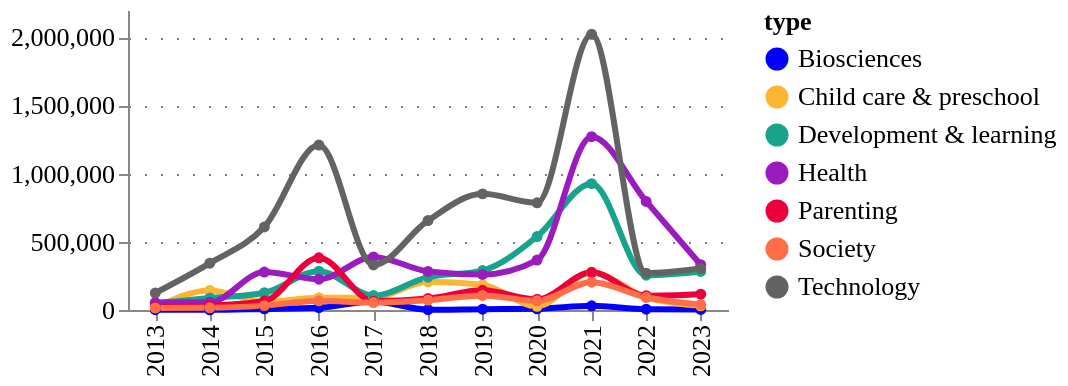

Notebook code for this chart:
### Code cell
fig = pu.ts_smooth(
    ts_df,
    ts_df['type'].unique(),
    variable= "amount",
    variable_title = "",
    category_column = 'type',
    width = 300,
    height = 150,
    legend_orient='right',
)
pu.configure_plots(fig)

### Figure 1 — Vega-Lite specification as saved in the notebook (floating-point values rounded to 4 significant figures)
{"config": {"title": {"font": "Averta", "anchor": "start"}, "subtitle": {"font": "Averta"}, "axis": {"labelFont": "Averta", "titleFont": "Averta", "gridColor": "grey", "gridDash": [1, 7], "labelFontSize": 13, "titleFontSize": 13}, "header": {"labelFont": "Averta", "titleFont": "Averta"}, "legend": {"labelFont": "Averta", "titleFont": "Averta", "labelFontSize": 13, "titleFontSize": 13}, "range": {"category": ["#0000FF", "#FDB633", "#18A48C", "#9A1BBE", "#EB003B", "#FF6E47", "#646363", "#0F294A", "#97D9E3", "#A59BEE", "#F6A4B7", "#D2C9C0", "#FFFFFF", "#000000"], "ordinal": {"scheme": ["#0000FF", "#FDB633", "#18A48C", "#9A1BBE", "#EB003B", "#FF6E47", "#646363", "#0F294A", "#97D9E3", "#A59BEE", "#F6A4B7", "#D2C9C0", "#FFFFFF", "#000000"]}}, "view": {"strokeWidth": 0}}, "data": {"name": "data-5db6ee0560f3a2022e73f62c25bf8854"}, "mark": {"type": "line", "interpolate": "monotone", "point": {"filled": true, "size": 30}, "size": 3, "strokeDash": [0]}, "encoding": {"color": {"field": "type", "legend": {"orient": "right"}, "scale": {}, "type": "nominal"}, "tooltip": [{"field": "year", "title": "Year", "type": "ordinal"}, {"field": "type", "type": "nominal"}, {"field": "amount", "format": ".3f", "title": "", "type": "quantitative"}], "x": {"field": "year", "title": "", "type": "ordinal"}, "y": {"field": "amount", "title": "", "type": "quantitative"}}, "height": 150, "title": {"anchor": "start", "text": "", "fontSize": 14, "subtitle": "", "subtitleFont": "Averta", "subtitleFontSize": 13}, "width": 300, "$schema": "https://vega.github.io/schema/vega-lite/v4.17.0.json", "datasets": {"data-5db6ee0560f3a2022e73f62c25bf8854": [{"year": 2013, "type": "Biosciences", "counts": 1, "counts_prop": 0.0, "amount": 2139.0, "amount_prop": 0.0}, {"year": 2014, "type": "Biosciences", "counts": 1, "counts_prop": 0.0, "amount": 1250.0, "amount_prop": 0.0}, {"year": 2015, "type": "Biosciences", "counts": 1, "counts_prop": 0.0, "amount": 8106.0, "amount_prop": 0.001}, {"year": 2016, "type": "Biosciences", "counts": 4, "counts_prop": 0.002, "amount": 16720.0, "amount_prop": 0.001}, {"year": 2017, "type": "Biosciences", "counts": 4, "counts_prop": 0.002, "amount": 63180.0, "amount_prop": 0.005}, {"year": 2018, "type": "Biosciences", "counts": 3, "counts_prop": 0.001, "amount": 2162.0, "amount_prop": 0.0}, {"year": 2019, "type": "Biosciences", "counts": 6, "counts_prop": 0.002, "amount": 6228.0, "amount_prop": 0.0}, {"year": 2020, "type": "Biosciences", "counts": 3, "counts_prop": 0.001, "amount": 8701.0, "amount_prop": 0.001}, {"year": 2021, "type": "Biosciences", "counts": 5, "counts_prop": 0.002, "amount": 30860.0, "amount_prop": 0.002}, {"year": 2022, "type": "Biosciences", "counts": 6, "counts_prop": 0.002, "amount": 5902.0, "amount_prop": 0.0}, {"year": 2023, "type": "Biosciences", "counts": 3, "counts_prop": 0.001, "amount": 3675.0, "amount_prop": 0.0}, {"year": 2013, "type": "Child care & preschool", "counts": 17, "counts_prop": 0.007, "amount": 15600.0, "amount_prop": 0.001}, {"year": 2014, "type": "Child care & preschool", "counts": 33, "counts_prop": 0.013, "amount": 143500.0, "amount_prop": 0.011}, {"year": 2015, "type": "Child care & preschool", "counts": 33, "counts_prop": 0.013, "amount": 59680.0, "amount_prop": 0.005}, {"year": 2016, "type": "Child care & preschool", "counts": 38, "counts_prop": 0.015, "amount": 90380.0, "amount_prop": 0.007}, {"year": 2017, "type": "Child care & preschool", "counts": 46, "counts_prop": 0.018, "amount": 89300.0, "amount_prop": 0.007}, {"year": 2018, "type": "Child care & preschool", "counts": 40, "counts_prop": 0.016, "amount": 206900.0, "amount_prop": 0.016}, {"year": 2019, "type": "Child care & preschool", "counts": 34, "counts_prop": 0.013, "amount": 184700.0, "amount_prop": 0.015}, {"year": 2020, "type": "Child care & preschool", "counts": 22, "counts_prop": 0.009, "amount": 26730.0, "amount_prop": 0.002}, {"year": 2021, "type": "Child care & preschool", "counts": 37, "counts_prop": 0.015, "amount": 274800.0, "amount_prop": 0.022}, {"year": 2022, "type": "Child care & preschool", "counts": 27, "counts_prop": 0.011, "amount": 92840.0, "amount_prop": 0.007}, {"year": 2023, "type": "Child care & preschool", "counts": 7, "counts_prop": 0.003, "amount": 31080.0, "amount_prop": 0.002}, {"year": 2013, "type": "Development & learning", "counts": 44, "counts_prop": 0.017, "amount": 49770.0, "amount_prop": 0.004}, {"year": 2014, "type": "Development & learning", "counts": 50, "counts_prop": 0.02, "amount": 87280.0, "amount_prop": 0.007}, {"year": 2015, "type": "Development & learning", "counts": 48, "counts_prop": 0.019, "amount": 126700.0, "amount_prop": 0.01}, {"year": 2016, "type": "Development & learning", "counts": 46, "counts_prop": 0.018, "amount": 284700.0, "amount_prop": 0.023}, {"year": 2017, "type": "Development & learning", "counts": 51, "counts_prop": 0.02, "amount": 106200.0, "amount_prop": 0.008}, {"year": 2018, "type": "Development & learning", "counts": 61, "counts_prop": 0.024, "amount": 240800.0, "amount_prop": 0.019}, {"year": 2019, "type": "Development & learning", "counts": 62, "counts_prop": 0.024, "amount": 289400.0, "amount_prop": 0.023}, {"year": 2020, "type": "Development & learning", "counts": 56, "counts_prop": 0.022, "amount": 538900.0, "amount_prop": 0.043}, {"year": 2021, "type": "Development & learning", "counts": 63, "counts_prop": 0.025, "amount": 926700.0, "amount_prop": 0.073}, {"year": 2022, "type": "Development & learning", "counts": 30, "counts_prop": 0.012, "amount": 254900.0, "amount_prop": 0.02}, {"year": 2023, "type": "Development & learning", "counts": 21, "counts_prop": 0.008, "amount": 282600.0, "amount_prop": 0.022}, {"year": 2013, "type": "Health", "counts": 45, "counts_prop": 0.018, "amount": 54420.0, "amount_prop": 0.004}, {"year": 2014, "type": "Health", "counts": 47, "counts_prop": 0.019, "amount": 56940.0, "amount_prop": 0.005}, {"year": 2015, "type": "Health", "counts": 64, "counts_prop": 0.025, "amount": 278200.0, "amount_prop": 0.022}, {"year": 2016, "type": "Health", "counts": 76, "counts_prop": 0.03, "amount": 225600.0, "amount_prop": 0.018}, {"year": 2017, "type": "Health", "counts": 78, "counts_prop": 0.031, "amount": 389200.0, "amount_prop": 0.031}, {"year": 2018, "type": "Health", "counts": 84, "counts_prop": 0.033, "amount": 283200.0, "amount_prop": 0.022}, {"year": 2019, "type": "Health", "counts": 99, "counts_prop": 0.039, "amount": 260900.0, "amount_prop": 0.021}, {"year": 2020, "type": "Health", "counts": 77, "counts_prop": 0.03, "amount": 366000.0, "amount_prop": 0.029}, {"year": 2021, "type": "Health", "counts": 126, "counts_prop": 0.05, "amount": 1271000.0, "amount_prop": 0.101}, {"year": 2022, "type": "Health", "counts": 84, "counts_prop": 0.033, "amount": 796200.0, "amount_prop": 0.063}, {"year": 2023, "type": "Health", "counts": 39, "counts_prop": 0.015, "amount": 332200.0, "amount_prop": 0.026}, {"year": 2013, "type": "Parenting", "counts": 40, "counts_prop": 0.016, "amount": 22890.0, "amount_prop": 0.002}, {"year": 2014, "type": "Parenting", "counts": 42, "counts_prop": 0.017, "amount": 31090.0, "amount_prop": 0.002}, {"year": 2015, "type": "Parenting", "counts": 47, "counts_prop": 0.019, "amount": 65840.0, "amount_prop": 0.005}, {"year": 2016, "type": "Parenting", "counts": 46, "counts_prop": 0.018, "amount": 383000.0, "amount_prop": 0.03}, {"year": 2017, "type": "Parenting", "counts": 50, "counts_prop": 0.02, "amount": 65250.0, "amount_prop": 0.005}, {"year": 2018, "type": "Parenting", "counts": 38, "counts_prop": 0.015, "amount": 83830.0, "amount_prop": 0.007}, {"year": 2019, "type": "Parenting", "counts": 50, "counts_prop": 0.02, "amount": 144300.0, "amount_prop": 0.011}, {"year": 2020, "type": "Parenting", "counts": 44, "counts_prop": 0.017, "amount": 78210.0, "amount_prop": 0.006}, {"year": 2021, "type": "Parenting", "counts": 47, "counts_prop": 0.019, "amount": 276600.0, "amount_prop": 0.022}, {"year": 2022, "type": "Parenting", "counts": 20, "counts_prop": 0.008, "amount": 105300.0, "amount_prop": 0.008}, {"year": 2023, "type": "Parenting", "counts": 16, "counts_prop": 0.006, "amount": 116000.0, "amount_prop": 0.009}, {"year": 2013, "type": "Society", "counts": 22, "counts_prop": 0.009, "amount": 15490.0, "amount_prop": 0.001}, {"year": 2014, "type": "Society", "counts": 19, "counts_prop": 0.007, "amount": 16110.0, "amount_prop": 0.001}, {"year": 2015, "type": "Society", "counts": 25, "counts_prop": 0.01, "amount": 32130.0, "amount_prop": 0.003}, {"year": 2016, "type": "Society", "counts": 39, "counts_prop": 0.015, "amount": 67460.0, "amount_prop": 0.005}, {"year": 2017, "type": "Society", "counts": 33, "counts_prop": 0.013, "amount": 54790.0, "amount_prop": 0.004}, {"year": 2018, "type": "Society", "counts": 29, "counts_prop": 0.011, "amount": 72050.0, "amount_prop": 0.006}, {"year": 2019, "type": "Society", "counts": 29, "counts_prop": 0.011, "amount": 106600.0, "amount_prop": 0.008}, {"year": 2020, "type": "Society", "counts": 18, "counts_prop": 0.007, "amount": 67190.0, "amount_prop": 0.005}, {"year": 2021, "type": "Society", "counts": 28, "counts_prop": 0.011, "amount": 203900.0, "amount_prop": 0.016}, {"year": 2022, "type": "Society", "counts": 19, "counts_prop": 0.007, "amount": 93070.0, "amount_prop": 0.007}, {"year": 2023, "type": "Society", "counts": 14, "counts_prop": 0.006, "amount": 38680.0, "amount_prop": 0.003}, {"year": 2013, "type": "Technology", "counts": 108, "counts_prop": 0.043, "amount": 124400.0, "amount_prop": 0.01}, {"year": 2014, "type": "Technology", "counts": 134, "counts_prop": 0.053, "amount": 343400.0, "amount_prop": 0.027}, {"year": 2015, "type": "Technology", "counts": 143, "counts_prop": 0.056, "amount": 609400.0, "amount_prop": 0.048}, {"year": 2016, "type": "Technology", "counts": 147, "counts_prop": 0.058, "amount": 1210000.0, "amount_prop": 0.096}, {"year": 2017, "type": "Technology", "counts": 146, "counts_prop": 0.057, "amount": 330000.0, "amount_prop": 0.026}, {"year": 2018, "type": "Technology", "counts": 139, "counts_prop": 0.055, "amount": 656100.0, "amount_prop": 0.052}, {"year": 2019, "type": "Technology", "counts": 131, "counts_prop": 0.052, "amount": 851700.0, "amount_prop": 0.068}, {"year": 2020, "type": "Technology", "counts": 125, "counts_prop": 0.049, "amount": 786000.0, "amount_prop": 0.062}, {"year": 2021, "type": "Technology", "counts": 136, "counts_prop": 0.054, "amount": 2022000.0, "amount_prop": 0.16}, {"year": 2022, "type": "Technology", "counts": 77, "counts_prop": 0.03, "amount": 269600.0, "amount_prop": 0.021}, {"year": 2023, "type": "Technology", "counts": 44, "counts_prop": 0.017, "amount": 303700.0, "amount_prop": 0.024}]}}
